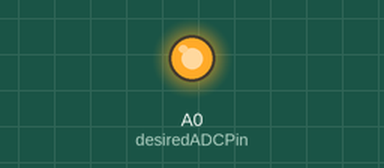
Bench run of a sketch on a simulated Arduino Uno, built with avr-gcc and run on an emulated ATmega328P. On the bench: output pins drawn as LEDs (lit = HIGH).

Above: at 0.1 s.
Timing chart, 0 to 1.6 s (numbered marks = the images above):
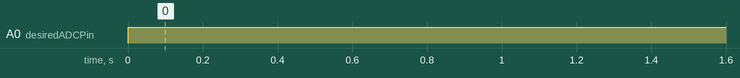

Measured:
- by itself, A0 (desiredADCPin): LOW → HIGH at 0.00 s

The sketch:

ADC_Value.ino
```cpp
const int desiredADCPin = A0; // Replace A0 with the desired ADC pin number

void setup() {
  pinMode(desiredADCPin, OUTPUT); // Set the desired ADC pin as an output
}

void loop() {
  digitalWrite(desiredADCPin, HIGH); // Set the desired ADC pin high
  delay(1000); // Wait for 1 second
}
```
